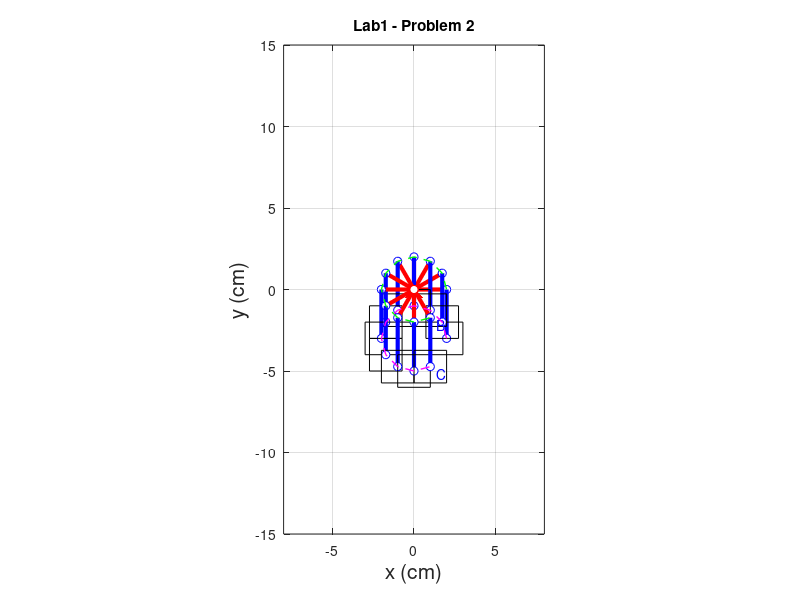

This chart was generated by the following MATLAB code:
%%% MIE301 Lab 1
%%
close all; % closes all figures
clear all; % clears all variables from memory
clc;       % clears all calculations from the Matlab workspace

% Plot Parameters: these will be used to set the axis limits on the figure
% using axis()
xmin= -8;  % leftmost window edge
xmax= 8;   % rightmost window edge
ymin= -15; % bottom window edge
ymax= 15;  % top window edge

%% Define the link and motion Parameters
stepsize = 30 *pi/180;                          % number of configuration steps to calculate along mechanism rotation
max_rotation_theta2 = 300 *pi/180;              % rotation limit of theta2, radians
theta2 = 0 : stepsize : max_rotation_theta2;    % link 2 rotation into 'increments' number of angles
length2 = 2;                                    % link #2 length in cm

%% set up figure
figure(1);                         %create new figure
set(1,'WindowStyle','Docked')      %dock the figure

%% calculate mechanism motion and plot it
for i=1:length(theta2)                            % step through motion of the mechanism
   
    %%I comment out the hold off command in order to plot the instances of
    %%motion from each mechanism. I wrote a code file for each mechanism that I had to animate.
    %%I made the figures for problem two by just commenting out the hold off command.
    %%This code animates the motion for mechanism 1. 
    
    %%
    
    %hold off;                                     % erase the previously plotted data each cycle
   
    Ax(i) = 0;                                    % pivot point of link 2 position
    Ay(i) = 0;                                    % pivot point of link 2 position
    Bx(i) = length2*cos( theta2(i) );             % point B position
    By(i) = length2*sin( theta2(i) );             % point B position
    plot( [Ax(i) Bx(i)], [Ay(i), By(i)],'Color','r','LineWidth',3 ); %draw the link from A to B for the current configuration
    
    %Save link AB graph
    hold on;
    
    
    
    basePivotSize = .5;                                 %size of drawn base pivot
   
    plot([0,basePivotSize],[0,-basePivotSize],'r');     %draw base pivot
    plot([0,-basePivotSize],[0,-basePivotSize],'r');    %draw base pivot
    plot(0,0,'ro','MarkerFaceColor','w');               %draw a small circle at the base pivot point
    plot(Bx(i), By(i), 'bo','MarkerFaceColor','w');     %draw a small circle at B
    %text(Bx(i)+0.4, By(i), 'B','color','b');            %label point B
    
    
    hold on;                            % draw on top of the current figure
    xlabel('x (cm)', 'fontsize', 15);   % axis label
    ylabel('y (cm)', 'fontsize', 15);   % axil label 
    grid on;                            % add a grid to the figure
    axis equal;                         % make sure the figure is not stretched
    title('Lab1 - Problem 2');          % add a title to the figure
    axis( [xmin xmax ymin ymax] );      % set figure axis limits
    
    %% add new code here:   
    
    %%Configuration Plot Mek A
    %Define C coords
    Cx = Bx(i);
    Cy = By(i)-3;
    
    %Plotting Link BC
    plot([Bx(i),Cx],[By(i),Cy],"b-","LineWidth",3);
    
    %Points
    plot(Cx,Cy,"bo","MarkerFaceColor","w");             %small circle C
    %text(Cx +0.4, Cy, 'C','color','b');                      %label point C
    %Save link graph
    
    %Mass
    rectangle("Position",[Cx-1,Cy-1,2,2]);
    hold on;   
    
    
    
    %%
    pause(0.1);                       % wait to proceed to next configuration, in seconds
    
end
text(Cx +0.4, Cy-0.4, 'C','color','b');
text(Bx(end)+0.4, By(end)-0.4, 'B','color','b');    
plot(Bx(:),By(:),'--g','linewidth',1);  % draw a trace of the path of point B
plot(Bx(:),By(:)-3,'--m','linewidth',1);

%%





